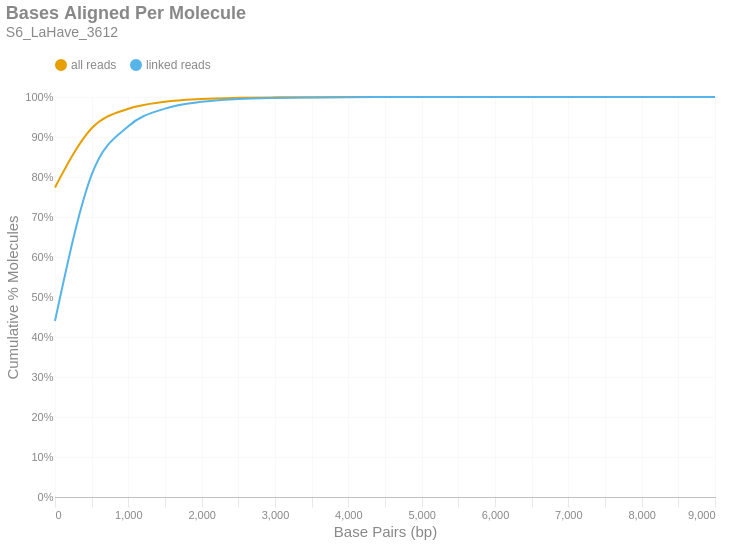

Notebook cell for this chart:
### Markdown cell above
### Bases Aligned Per Molecule
This is a cumulative frequency distribution showing the number of base pairs aligned per unique molecule. These data are shown in 500 bp bins. There are two distributions: one with `all reads` (yellow) and another with only `linked reads` (blue). The percent of molecules in the `linked reads` distribution is relative to the total number of linked molecules.

### Code cell
if SKIPLR:
    print_html(f"Skipped")
else:
    binned_df = consolidated_hist(valids['aligned_bp'], mask, 500, True)
    with SafeRender(binned_df):
        (
            density_plot(binned_df, 'Bases Aligned Per Molecule', samplename, 'basesper')
            .encode(
                x=alt.X('bin:Q', title="Base Pairs (bp)").axis(tickMinStep=500).scale(padding=0),
                y=alt.Y('value:Q', title='Cumulative % Molecules')
                    .axis(format='%')
                    .scale(domain = [0,1])
                    .stack(False),
                color=alt.Color("key:N").scale(domain = ["all reads", "linked reads"]),
                tooltip = [
                    alt.Tooltip("key:N", title = "Data Type"),
                    alt.Tooltip("range_label:N", title="Bases Aligned Per Molecule"),
                    alt.Tooltip("value:Q", format = ".2%", title="% Molecules (Cum.)")
                ]
            )
        ).display()

### Figure 1 — Vega-Lite specification as saved in the notebook (floating-point values rounded to 4 significant figures)
{"width": "container", "height": 400, "config": {"title": {"anchor": "start", "dy": -15, "fontSize": 18, "color": "#888888", "subtitleColor": "#888888", "subtitleFontSize": 14}, "arc": {"fill": "#0072B2"}, "axis": {"domainColor": "#888888", "domainWidth": 0.5, "gridWidth": 0.2, "grid": false, "titleFontWeight": 400, "titleFontSize": 15, "labelFontSize": 11, "labelColor": "#888888", "tickColor": "#888888", "tickWidth": 0.2, "titleColor": "#888888"}, "axisBand": {"grid": false}, "axisX": {"grid": true, "tickSize": 10, "domainCap": "round"}, "axisY": {"domain": false, "grid": true, "tickSize": 0, "domainCap": "round"}, "background": "transparent", "header": {"labelFontSize": 15, "labelColor": "#888888", "titleFontSize": 15, "titleFontWeight": 600, "titleColor": "#888888"}, "legend": {"labelFont": "sans-serif", "labelFontSize": 12, "labelColor": "#888888", "symbolSize": 100, "symbolType": "circle", "titleFontSize": 12, "titlePadding": 10, "titleColor": "#888888", "title": null, "orient": "top"}, "range": {"category": ["#E69F00", "#56B4E9", "#009E73", "#F0E442", "#0072B2", "#D55E00", "#CC79A7", "#000000"], "diverging": ["#cfe8f3", "#a2d4ec", "#73bfe2", "#46abdb", "#1696d2", "#12719e"]}, "area": {"fill": "#0072B2", "fillOpacity": 0.7, "line": true, "strokeOpacity": 0.7}, "line": {"color": "#0072B2", "stroke": "#0072B2", "strokeWidth": 2}, "trail": {"color": "#0072B2", "stroke": "#0072B2", "strokeWidth": 0, "size": 1}, "point": {"filled": true, "fillOpacity": 1.0, "size": 95}, "text": {"color": "#888888", "fontSize": 11, "align": "right", "fontWeight": 400, "size": 11}, "bar": {"fill": "#0072B2", "stroke": null}, "view": {"stroke": null, "continuousWidth": 660, "continuousHeight": 400}}, "data": {"name": "data-11c5020b3aafa83b6994fb9674dc41f5"}, "mark": {"type": "line", "interpolate": "monotone", "point": {"opacity": 0, "size": 275}}, "encoding": {"color": {"field": "key", "scale": {"domain": ["all reads", "linked reads"]}, "type": "nominal"}, "tooltip": [{"field": "key", "title": "Data Type", "type": "nominal"}, {"field": "range_label", "title": "Bases Aligned Per Molecule", "type": "nominal"}, {"field": "value", "format": ".2%", "title": "% Molecules (Cum.)", "type": "quantitative"}], "x": {"axis": {"tickMinStep": 500}, "field": "bin", "scale": {"padding": 0}, "title": "Base Pairs (bp)", "type": "quantitative"}, "y": {"axis": {"format": "%"}, "field": "value", "scale": {"domain": [0, 1]}, "stack": false, "title": "Cumulative % Molecules", "type": "quantitative"}}, "params": [{"name": "param_c36ac31b6afebe62", "select": {"type": "point", "fields": ["key"]}, "bind": "legend"}], "title": {"text": "Bases Aligned Per Molecule", "subtitle": "S6_LaHave_3612"}, "transform": [{"fold": ["all reads (cumsum)", "linked reads (cumsum)"]}, {"calculate": "replace(datum.key, ' (cumsum)', '')", "as": "key"}, {"filter": {"param": "param_c36ac31b6afebe62"}}], "usermeta": {"embedOptions": {"downloadFileName": "S6_LaHave_3612.basesper"}}, "$schema": "https://vega.github.io/schema/vega-lite/v6.1.0.json", "datasets": {"data-11c5020b3aafa83b6994fb9674dc41f5": [{"bin": "0.0", "interval": "0.0-500.0", "all reads": 0.7739, "linked reads": 0.44, "all reads (cumsum)": 0.7739, "linked reads (cumsum)": 0.44, "range_label": "0-499"}, {"bin": "500.0", "interval": "500.0-1000.0", "all reads": 0.1478, "linked reads": 0.366, "all reads (cumsum)": 0.9217, "linked reads (cumsum)": 0.806, "range_label": "500-999"}, {"bin": "1000.0", "interval": "1000.0-1500.0", "all reads": 0.04881, "linked reads": 0.121, "all reads (cumsum)": 0.9706, "linked reads (cumsum)": 0.927, "range_label": "1000-1499"}, {"bin": "1500.0", "interval": "1500.0-2000.0", "all reads": 0.01777, "linked reads": 0.04405, "all reads (cumsum)": 0.9883, "linked reads (cumsum)": 0.9711, "range_label": "1500-1999"}, {"bin": "2000.0", "interval": "2000.0-2500.0", "all reads": 0.006821, "linked reads": 0.01691, "all reads (cumsum)": 0.9951, "linked reads (cumsum)": 0.988, "range_label": "2000-2499"}, {"bin": "2500.0", "interval": "2500.0-3000.0", "all reads": 0.002806, "linked reads": 0.006954, "all reads (cumsum)": 0.998, "linked reads (cumsum)": 0.9949, "range_label": "2500-2999"}, {"bin": "3000.0", "interval": "3000.0-3500.0", "all reads": 0.001158, "linked reads": 0.002871, "all reads (cumsum)": 0.9991, "linked reads (cumsum)": 0.9978, "range_label": "3000-3499"}, {"bin": "3500.0", "interval": "3500.0-4000.0", "all reads": 0.0004922, "linked reads": 0.00122, "all reads (cumsum)": 0.9996, "linked reads (cumsum)": 0.999, "range_label": "3500-3999"}, {"bin": "4000.0", "interval": "4000.0-4500.0", "all reads": 0.0002254, "linked reads": 0.0005588, "all reads (cumsum)": 0.9998, "linked reads (cumsum)": 0.9996, "range_label": "4000-4499"}, {"bin": "4500.0", "interval": "4500.0-5000.0", "all reads": 9.024e-05, "linked reads": 0.0002237, "all reads (cumsum)": 0.9999, "linked reads (cumsum)": 0.9998, "range_label": "4500-4999"}, {"bin": "5000.0", "interval": "5000.0-5500.0", "all reads": 4.276e-05, "linked reads": 0.000106, "all reads (cumsum)": 1.0, "linked reads (cumsum)": 0.9999, "range_label": "5000-5499"}, {"bin": "5500.0", "interval": "5500.0-6000.0", "all reads": 2.358e-05, "linked reads": 5.845e-05, "all reads (cumsum)": 1.0, "linked reads (cumsum)": 1.0, "range_label": "5500-5999"}, {"bin": "6000.0", "interval": "6000.0-6500.0", "all reads": 7.546e-06, "linked reads": 1.87e-05, "all reads (cumsum)": 1.0, "linked reads (cumsum)": 1.0, "range_label": "6000-6499"}, {"bin": "6500.0", "interval": "6500.0-7000.0", "all reads": 5.031e-06, "linked reads": 1.247e-05, "all reads (cumsum)": 1.0, "linked reads (cumsum)": 1.0, "range_label": "6500-6999"}, {"bin": "7000.0", "interval": "7000.0-7500.0", "all reads": 1.729e-06, "linked reads": 4.286e-06, "all reads (cumsum)": 1.0, "linked reads (cumsum)": 1.0, "range_label": "7000-7499"}, {"bin": "7500.0", "interval": "7500.0-8000.0", "all reads": 9.432e-07, "linked reads": 2.338e-06, "all reads (cumsum)": 1.0, "linked reads (cumsum)": 1.0, "range_label": "7500-7999"}, {"bin": "8000.0", "interval": "8000.0-8500.0", "all reads": 6.288e-07, "linked reads": 1.559e-06, "all reads (cumsum)": 1.0, "linked reads (cumsum)": 1.0, "range_label": "8000-8499"}, {"bin": "8500.0", "interval": "8500.0-9000.0", "all reads": 4.716e-07, "linked reads": 1.169e-06, "all reads (cumsum)": 1.0, "linked reads (cumsum)": 1.0, "range_label": "8500-8999"}, {"bin": "9000.0", "interval": "9000.0-9500.0", "all reads": 1.572e-07, "linked reads": 3.897e-07, "all reads (cumsum)": 1.0, "linked reads (cumsum)": 1.0, "range_label": "9000-9499"}]}}
